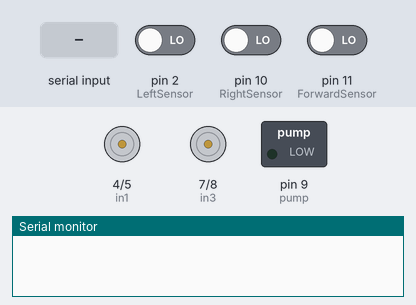
Bench run of a sketch on a simulated Arduino Uno, built with avr-gcc and run on an emulated ATmega328P. Parts: motor-driver pin pairs drawn as motors (green arrow = first pin HIGH = forward, orange = second pin HIGH = backward, longer = more drive, scaled by the enable pin), switched loads named in the sketch (green lamp = pin HIGH), the last lines printed to the serial monitor. Inputs (shaded band) come from the test bench; at power-on: pin 2 (LeftSensor) LOW, pin 10 (RightSensor) LOW, pin 11 (ForwardSensor) LOW.

Above: at 1.2 s.
1.3 s: "X\n" received over the second serial link
At 4.2 s:
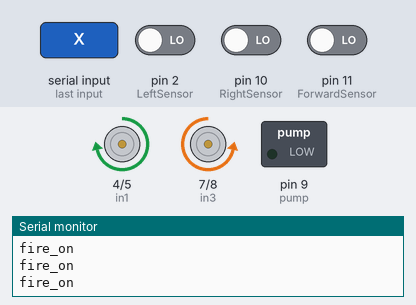
4.3 s: byte 87 ('W') received over Serial
At 6.7 s:
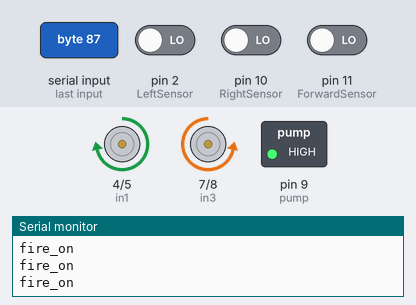
7.0 s: pin 2 (LeftSensor) driven HIGH
At 8.2 s:
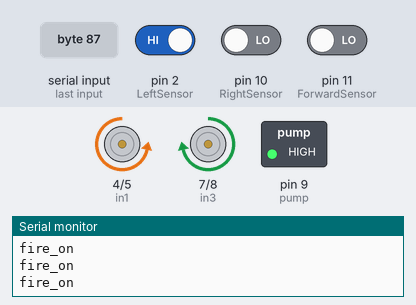
8.6 s: pin 10 (RightSensor) driven HIGH
At 9.4 s:
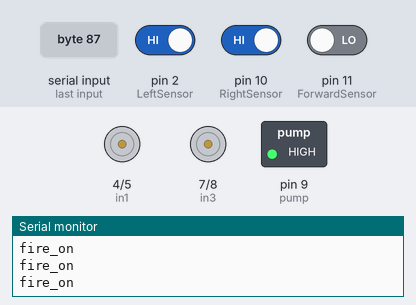
10.2 s: "F\n" received over Serial
At 10.7 s:
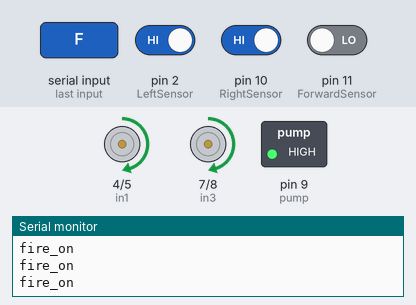
11.7 s: byte 88 ('X') received over Serial
At 12.5 s:
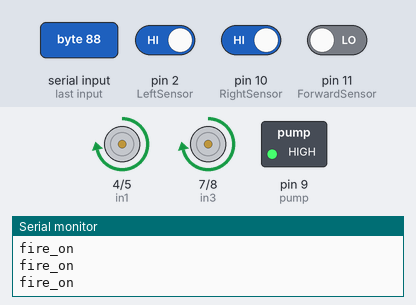
Timing chart, 0 to 14.7 s (numbered marks = the images above; inputs shaded):
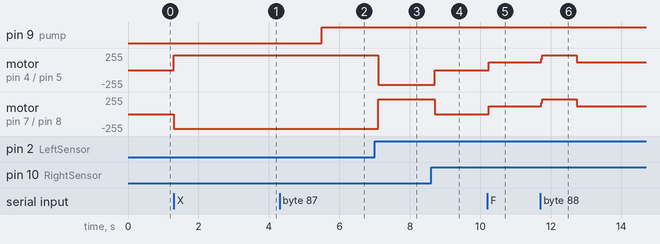

The sketch:

projectFirefighterrobot_serial.ino
```cpp
#include <SoftwareSerial.h>
#define LeftSensor 2
#define RightSensor 10
#define ForwardSensor 11

SoftwareSerial bluetoothSerial(12, 13);
int ena = 3, in1 = 4, in2 = 5, enb = 6, in3 = 7, in4 = 8;
int pump = 9;
int autoMode = 0;
int fire = 0;
char command;
int speed = 255;
int workingOnFire = 0;
int checkRound = 0;
int delayCheck = 200;
void setup() {
	pinMode(ena, OUTPUT);
	pinMode(in1, OUTPUT);
	pinMode(in2, OUTPUT);
	pinMode(enb, OUTPUT);
	pinMode(in3, OUTPUT);
	pinMode(in4, OUTPUT);
	pinMode(pump, OUTPUT);
	pinMode(LeftSensor, INPUT);
	pinMode(RightSensor, INPUT);
	pinMode(ForwardSensor, INPUT);
	analogWrite(ena, 200);
	analogWrite(enb, 200);

  Serial.begin(115200);
  bluetoothSerial.begin(9600);

}
void stop() {
  digitalWrite(4, LOW);
	digitalWrite(5, LOW);
	digitalWrite(7, LOW);
	digitalWrite(8, LOW);
}
void startPump(){
  digitalWrite(pump, HIGH);
}
void stopPump(){
  digitalWrite(pump, LOW);
}
void Forward() {
	digitalWrite(4, HIGH);
	digitalWrite(5, LOW);
	digitalWrite(7, HIGH);
	digitalWrite(8, LOW);

}
void Backward() {
	digitalWrite(4, LOW);
	digitalWrite(5, HIGH);
	digitalWrite(7, LOW);
	digitalWrite(8, HIGH);

}void Right() {
	digitalWrite(4, LOW);
	digitalWrite(5, HIGH);
	digitalWrite(7, HIGH);
	digitalWrite(8, LOW);
}

void Left() {
	digitalWrite(4, HIGH);
	digitalWrite(5, LOW);
	digitalWrite(7, LOW);
	digitalWrite(8, HIGH);
}

void loop() {
  if(autoMode > 0) {
    if (Serial.available() > 0) {
      String firework = Serial.readStringUntil('\n');
      if(firework == "working_on_fire_out") {
        workingOnFire = 1;
      }
    }
    if (digitalRead(LeftSensor) == 1 && digitalRead(RightSensor) == 1 && digitalRead(ForwardSensor) == 1)
    {
      fire = 0;
      // turn to check fire
      speed = 180;

      analogWrite(ena, speed);
	    analogWrite(enb, speed);

      if(checkRound < 10) {
        Left();
        delay(200);
        delayCheck = delayCheck * 2;
      }
      else {
        checkRound = 0;
        delayCheck = 200;
      }
      stop();
      delay(delayCheck);//change this value to increase the distance

    }

    else if (digitalRead(LeftSensor) == 0)
    {
      speed = 220;
      analogWrite(ena, speed);
	    analogWrite(enb, speed);
      Left();
      Serial.println("fire_on"); // Tell Raspberry Pi that "fire is on"
      delay(320);//change this value to increase the distance
    }

    else if (digitalRead(RightSensor) == 0)
    {
      speed = 220;
      analogWrite(ena, speed);
	    analogWrite(enb, speed);
      Right();
      Serial.println("fire_on"); // Tell Raspberry Pi that "fire is on"
      delay(320);//change this value to increase the distance
    }

    else if (digitalRead(ForwardSensor) == 0)
    {
      fire = 1;
      int round = 10;
      while(digitalRead(ForwardSensor) == 0 && round < 10){
        // Print the "Fire Dectected" command to Raspberry Pi
        //if(!workingOnFire) {
          speed = 220;
          analogWrite(ena, speed);
          analogWrite(enb, speed);
          Forward();
          delay(50);//change this value to increase the distance
          Serial.println("fire_on");
        //}
      }
      stop();
    }

  }

  if (Serial.available() > 0) {
    String cmd = Serial.readStringUntil('\n');
    command = cmd.charAt(0);
  }

  if (bluetoothSerial.available() > 0) {
    command = bluetoothSerial.read();
  }

  switch(command) {
    case 'X':
      autoMode = 1;
      break;
    case 'x':
      autoMode = 0;
      stop();
      break;
    case 'F':
      analogWrite(ena, speed);
      analogWrite(enb, speed);
      Forward();
      break;
    case 'B':
      analogWrite(ena, speed);
      analogWrite(enb, speed);
      Backward();
      break;
    case 'R':
      analogWrite(ena, speed);
      analogWrite(enb, speed);
      Right();
      break;
    case 'L':
      analogWrite(ena, speed);
      analogWrite(enb, speed);
      Left();
      break;
    case 'I':
      analogWrite(ena, 0.28*speed);
      analogWrite(enb, speed);
      Forward();
      break;
    case 'G':
      analogWrite(ena, speed);
      analogWrite(enb, 0.28*speed);
      Forward();
      break;
    case 'J':
      analogWrite(ena, speed);
      analogWrite(enb, 0.28*speed);
      Backward();
      break;
    case 'H':
      analogWrite(ena, 0.28*speed);
      analogWrite(enb, speed);
      Backward();
      break;
    case 'W':
      startPump();
      break;
    case 'w':
      stopPump();
      break;
    case '1':
      speed = 100;
      break;
    case '2':
      speed = 120;
      break;
    case '3':
      speed = 140;
      break;
    case '4':
      speed = 150;
      break;
    case '5':
      speed = 165;
      break;
    case '6':
      speed = 175;
      break;
    case '7':
      speed = 190;
      break;
    case '8':
      speed = 200;
      break;
    case '9':
      speed = 210;
      break;
    case 'q':
      speed = 220;
      break;
    default:
      stop();
      break;
  }

}
```

Measured:
- after the input at 1.3 s, motor on pin 4 (in1) / pin 5 (in2): stopped → forward 220/255 at once; motor on pin 7 (in3) / pin 8 (in4): stopped → backward 220/255 at once
- after the input at 4.3 s, pin 9 (pump): LOW → HIGH after 1.2 s
- after the input at 7.0 s, motor on pin 4 (in1) / pin 5 (in2): forward 220/255 → backward 220/255 after 0.10 s; motor on pin 7 (in3) / pin 8 (in4): backward 220/255 → forward 220/255 after 0.10 s
- after the input at 8.6 s, motor on pin 4 (in1) / pin 5 (in2): backward 220/255 → stopped after 0.10 s; motor on pin 7 (in3) / pin 8 (in4): forward 220/255 → stopped after 0.10 s
- after the input at 10.2 s, motor on pin 4 (in1) / pin 5 (in2), motor on pin 7 (in3) / pin 8 (in4): stopped → forward 119/255 at once
- after the input at 11.7 s, motor on pin 4 (in1) / pin 5 (in2), motor on pin 7 (in3) / pin 8 (in4): forward 119/255 → forward 220/255 at once, → forward 119/255 1.0 s later
